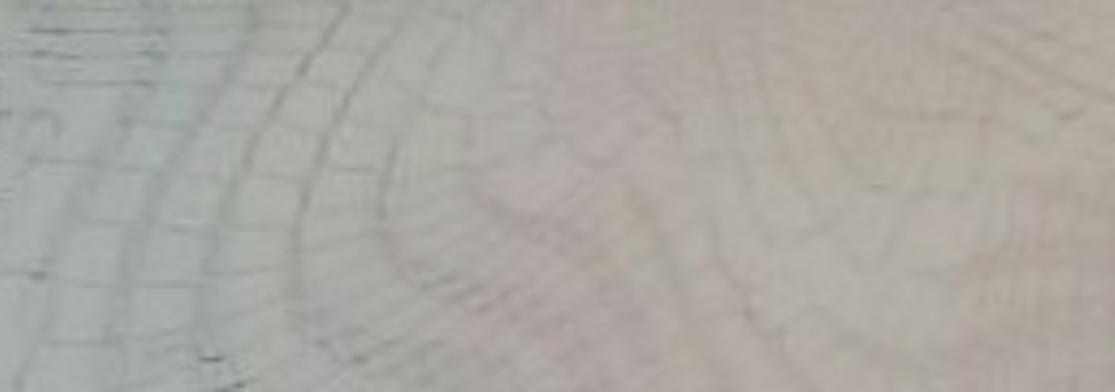
#> input picture gen_chinese/generate_OCRimages/background_img/background_1.jpg, 1115 x 392 px
$ python Generate_Path.py
#> lines starting #> are read from the running program, lines starting #| are printed output that depends on the picture
#! /usr/env/bin python
# -*- coding: UTF-8 -*-

import os
import sys
import cv2
import numpy as np
import random

from PIL import Image
from PIL import ImageDraw
from PIL import ImageFont
from PIL import ImageEnhance

im = Image.open("background_1.jpg")
#> im is the input picture: PIL image 1115x392 RGB; mean R, G, B 171.4, 168.4, 163.2
print(im.size)
#| (1115, 392)
for i in range(5):
	w = random.randint(0,im.size[0]-25)
	h = random.randint(0,im.size[1]-25)
	print(w,h)
	img = im.crop((w,h,w+25,h+25))
	img.show()
#> this loop made 5 passes
#> pass 1, `img = im.crop((w,h,w+25,h+25))`:
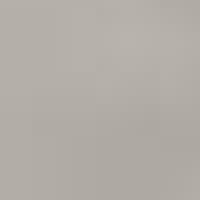
#> img: PIL image 25x25 RGB (shown 8 times larger); mean R, G, B 178, 173, 167

$ run again, with gen_chinese/generate_OCRimages/background_img/background_7.jpg copied over gen_chinese/generate_OCRimages/background_img/background_1.jpg
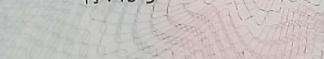
#> input picture gen_chinese/generate_OCRimages/background_img/background_7.jpg, 324 x 59 px
#> im is the input picture: PIL image 324x59 RGB; mean R, G, B 199.3, 193.2, 191.3
#| (324, 59)
#> the loop `for i in range(5):` made 5 passes
#> pass 1, `img = im.crop((w,h,w+25,h+25))`:
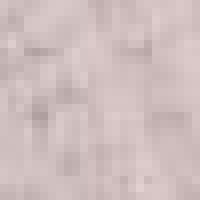
#> img: PIL image 25x25 RGB (shown 8 times larger); mean R, G, B 206.9, 189.8, 189.8
#> after the loop `for i in range(5):`:
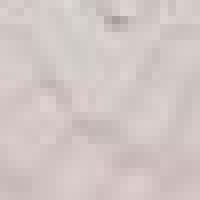
#> img: PIL image 25x25 RGB (shown 8 times larger); mean R, G, B 209.7, 198.2, 196.5
